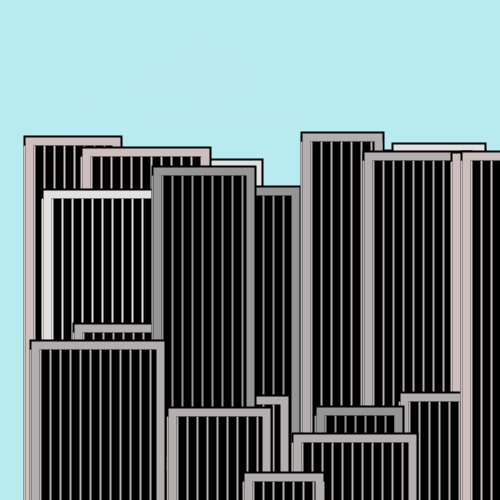
Frame 1 (no input)
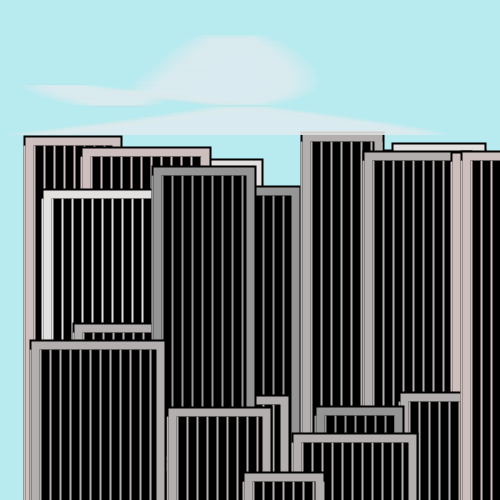
Frame 60 (the mouse pressed at the canvas centre just before this capture)
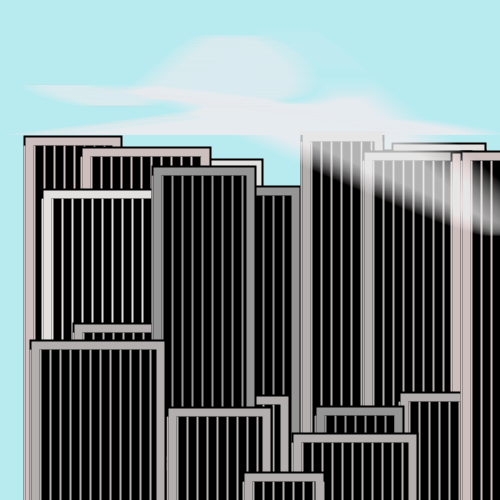
Frame 120 (the mouse held since frame 60 and released just before this capture)

The Processing sketch that drew these frames (run headless with seeded random() and noise(); from frame 60 on, the mouse is pressed at the canvas centre):

// Processing sketch: processing_12310
// ── processing_12310.pde

// Assignment # 2
// Name: Natalie Kato
// E-mail: nkato@brynmawr.edu   
// Date: 9/16/10 

float x = 250;
float xLine;
float y = 250;
float w = 100;
float h = 230; 
int countBuild = 0;
int window = 0;
int spacing = 10;
int cloudX = 0;
float cloudY = 135;
int cloudW = 50;
int cloudH = 100;
int countStar = 0;
float starXAxis = 5;
float starYAxis = 6;
int mouseP = 1;
int moon = 80;
int sun = 90;

void setup() {
  size(500,500);
  background(184, 235, 240);
  smooth();
}
void draw() {
  if (mouseP == 1) {
    //colors the buildings different shades of grey.  
    while (countBuild < 50) {
      if (countBuild % 5 == 0) {
        fill(149, 149, 149);
      } else if (countBuild % 7 == 0) {
          fill(206, 191, 191);
      } else if (countBuild % 3 == 0) {
          fill(227, 224, 224);
      } else {
          fill(180, 175, 175);
      }
      
    //makes building have black edges.
    stroke(0);

    //buildings.
    rect(x, y, w, h);
    xLine = x;
  
    //makes inside filler for buildings black. 
    fill(0);
    rect(x + 10, y + 10, w - 20, h - 10);
  
    //colors lines for buildings.
    strokeWeight(2);
    if (countBuild % 5 == 0) {
      stroke(149, 149, 149);
    } else if (countBuild % 7 == 0) {
        stroke(206, 191, 191);
    } else if (countBuild % 3 == 0) {
        stroke(227, 224, 224);
    } else {
        stroke(180, 175, 175);
    }
    
    //makes lines for buildings.       
    while (xLine <= (x + w)) { 
      line (xLine, y + 10, xLine, y + 400);
      xLine = xLine + spacing;
     } 
       
     //counts number of buldings built.
     countBuild = countBuild + 1;
        
     //creates new numbers to make random buildings.
     x = random (0, 500);
     y = random(125, 500);
     w = random (80, 150);
     h = random (365, 400);
    }
  
    //makes clouds for day.
    if (cloudX < width) {
       //clouds
       noStroke();
       fill(240, 240, 240, 10);
       beginShape();
       curveVertex(cloudX,cloudY);
       curveVertex(cloudX,cloudY);
       curveVertex(cloudX + 250, cloudY - 40);
       curveVertex(cloudX + (4*cloudW), cloudY - cloudH);
       curveVertex(cloudX + 100, cloudY - 30);
       curveVertex(cloudX + (0.7*cloudW), cloudY - (0.5*cloudH));
       curveVertex(cloudX + 390, cloudY);
       curveVertex(cloudX, cloudY);
       endShape(CLOSE);  	
         
       cloudX = cloudX + 1;
    } else {
       cloudX = -5;
       cloudY = random(50, 100); 
    }
    
    //makes clouds for night.
  } else if (mouseP == -1) {
      if (cloudX < width) { 
        fill(252, 254, 255, 5);
        noStroke();
        beginShape();
        curveVertex(cloudX,cloudY);
        curveVertex(cloudX,cloudY);
        curveVertex(cloudX + 250, cloudY - 40);
        curveVertex(cloudX + (4*cloudW), cloudY - cloudH);
        curveVertex(cloudX + 430, cloudY + 100);
        curveVertex(cloudX + 100, cloudY - 30);
        curveVertex(cloudX + (0.7*cloudW), cloudY - (0.5*cloudH));
        curveVertex(cloudX + 390, cloudY);
        curveVertex(cloudX, cloudY);
        endShape(CLOSE);  	
         
        cloudX = cloudX + 1;
      } else {
          cloudX = -200;
          cloudY = random(50, 120);
      }
  }
}  


void mousePressed() {
  //makes day.
  if (mouseP == -1) {
    countBuild  = 0;
    background(184, 235, 240);
  
    //colors the buildings different shades of grey.  
    while (countBuild < 50) {
      if (countBuild % 5 == 0) {
        fill(149, 149, 149);
      } else if (countBuild % 7 == 0) {
          fill(206, 191, 191);
      } else if (countBuild % 3 == 0) {
          fill(227, 224, 224);
      } else {
          fill(180, 175, 175);
      }
          
      //makes building have black edges.
      stroke(0);
      
      //buildings.
      rect(x, y, w, h);
      xLine = x;
      
      //makes inside filler for buildings black. 
      fill(0);
      rect(x + 10, y + 10, w - 20, h - 10);
      
      //colors lines for buildings.
      strokeWeight(2);
      if (countBuild % 5 == 0) {
        stroke(149, 149, 149);
      } else if (countBuild % 7 == 0) {
          stroke(206, 191, 191);
      } else if (countBuild % 3 == 0) {
          stroke(227, 224, 224);
      } else {
          stroke(180, 175, 175);
      }
      
     //makes lines for buildings.       
     while (xLine <= (x + w)) { 
        line (xLine, y + 10, xLine, y + 400);
        xLine = xLine + spacing;
     } 
     
      //counts number of buldings built.
      countBuild = countBuild + 1;
      
      //creates new numbers to make random buildings.
      x = random (0, 500);
      y = random(125, 500);
      w = random (80, 150);
      h = random (365, 400);
    }
  } else if (mouseP == 1) {
      //change background to night time.
      background(28, 32, 121);
      countBuild = 0;
      countStar = 0;
      
      //makes yellow random stars.
      noStroke();
      fill(255, 255, 90);
      while (countStar < 30) {
        starXAxis = random(0, 500);
        starYAxis = random(0, 150);
        ellipse(starXAxis, starYAxis, 2, 8);
        ellipse(starXAxis, starYAxis, 8, 2);
        countStar = countStar + 1;
      }
      
      //colors the buildings different shades of grey.  
      while (countBuild < 50) {
        if (countBuild % 5 == 0) {
          fill(49, 49, 41);
        } else if (countBuild % 7 == 0) {
            fill(108, 108, 108);
        } else if (countBuild % 3 == 0) {
            fill(155, 155, 155);
        } else {
            fill(3, 3, 2);
        }
            
        //makes building have black edges.
        stroke(0);
        
        //buildings.
        rect(x, y, w, h);
        xLine = x;
        
        //makes inside filler for buildings white. 
        fill(255);
        rect(x + 10, y + 10, w - 20, h - 10);
        
        //colors lines for buildings.
        strokeWeight(2);
        if (countBuild % 5 == 0) {
          stroke(49, 49, 41);
        } else if (countBuild % 7 == 0) {
            stroke(108, 108, 108);
        } else if (countBuild % 3 == 0) {
            stroke(155, 155, 155);
        } else {
            stroke(3, 3, 2);
        }
        
       //makes lines for buildings.       
       while (xLine <= (x + w)) { 
          line (xLine, y + 10, xLine, y + 400);
          xLine = xLine + spacing;
       } 
       
        //counts number of buldings built.
        countBuild = countBuild + 1;
        
        //creates new numbers to make random buildings.
        x = random (0, 500);
        y = random(125, 500);
        w = random (80, 150);
        h = random (365, 400);
      }
  }    
  //converts from day to night.
  mouseP = mouseP * -1;
}

void keyPressed() {
 //make sun appear if during day and moon appear if during night.
 if (mouseP == -1) {
   strokeWeight(8);
   stroke(104, 137, 87, 100);
   fill(226, 255, 134);
   ellipse(width - 65, height - 435, moon, moon);
 } else if (mouseP == 1) {
     strokeWeight(15);
     stroke(234, 200, 26, 100);
     fill(255, 240, 72);
     ellipse(width - 435, height - 420, sun, sun);
     
 }
}
